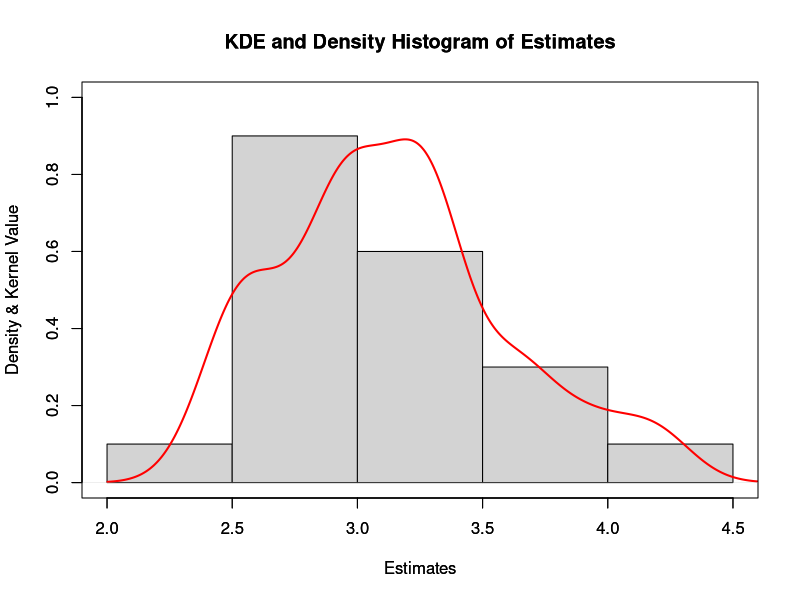

Source code (R):
# In R studio, go to Session -> Set Working
# Directory -> To Source File Location
data <- read.csv(file="Hw07p06.csv", header=FALSE, sep=",")
n = 10;
sums = integer(n)
for (j in 1:n) {
  sums <- sums + data[[paste('V', j, sep="")]]
}
estimates <- sums / (n + 1);
hist(
  estimates, 
  ylim = c(0, 1), 
  xlim = c(2, 4.5), 
  freq = F,
  xlab = 'Estimates',
  ylab = 'Density & Kernel Value',
  main = 'KDE and Density Histogram of Estimates'
)
f <- density(estimates)
par(new = T)
plot(
  f, 
  col = "red", 
  lwd = 2, 
  ylim = c(0, 1), 
  xlim = c(2, 4.5), 
  xlab = 'Estimates',
  ylab = 'Density & Kernel Value',
  main = 'KDE and Density Histogram of Estimates'
)
